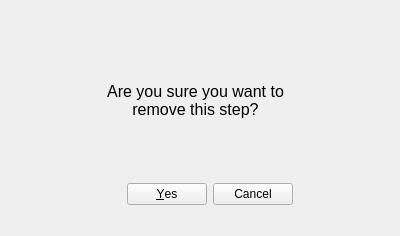
<?xml version="1.0" encoding="UTF-8"?>
<ui version="4.0">
 <class>Form</class>
 <widget class="QWidget" name="Form">
  <property name="geometry">
   <rect>
    <x>0</x>
    <y>0</y>
    <width>400</width>
    <height>236</height>
   </rect>
  </property>
  <property name="windowTitle">
   <string>Form</string>
  </property>
  <widget class="QDialogButtonBox" name="removeStepButtonBox">
   <property name="geometry">
    <rect>
     <x>100</x>
     <y>180</y>
     <width>193</width>
     <height>28</height>
    </rect>
   </property>
   <property name="standardButtons">
    <set>QDialogButtonBox::Cancel|QDialogButtonBox::Yes</set>
   </property>
  </widget>
  <widget class="QLabel" name="removeStepConfirmLabel">
   <property name="geometry">
    <rect>
     <x>100</x>
     <y>60</y>
     <width>191</width>
     <height>81</height>
    </rect>
   </property>
   <property name="font">
    <font>
     <pointsize>12</pointsize>
    </font>
   </property>
   <property name="text">
    <string>Are you sure you want to remove this step?</string>
   </property>
   <property name="alignment">
    <set>Qt::AlignCenter</set>
   </property>
   <property name="wordWrap">
    <bool>true</bool>
   </property>
  </widget>
 </widget>
 <resources/>
 <connections/>
</ui>
